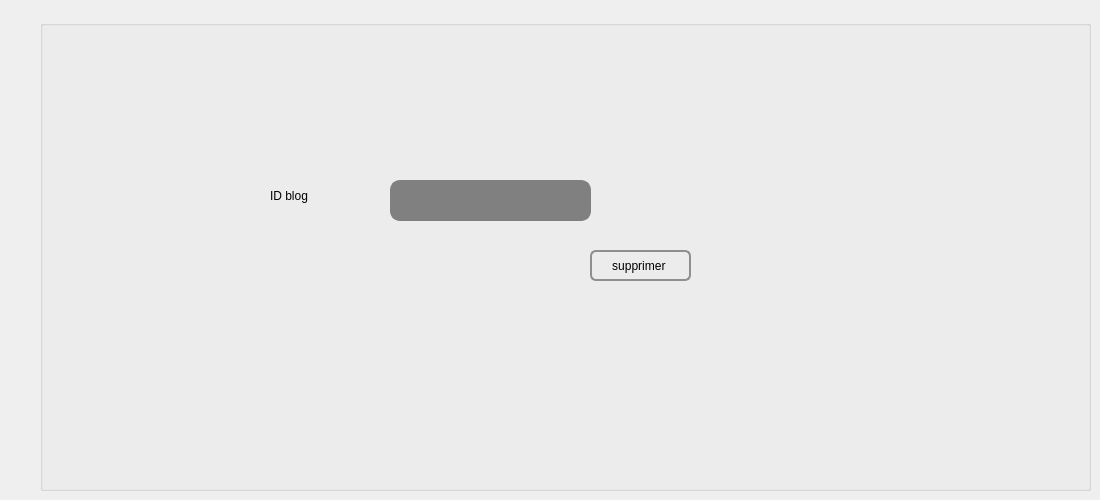
      <widget class="QWidget" name="tab_30">
       <attribute name="title">
        <string>supprimer blog </string>
       </attribute>
       <widget class="QGroupBox" name="groupBox_33">
        <property name="geometry">
         <rect>
          <x>40</x>
          <y>20</y>
          <width>1051</width>
          <height>471</height>
         </rect>
        </property>
        <property name="styleSheet">
         <string notr="true">QGroupBox {
    background-color: qlineargradient(x1: 0, y1: 0, x2: 0, y2: 1,
                                      stop: 0 #E0E0E0, stop: 1 #FFFFFF);
    border: 2px solid gray;
    border-radius: 5px;
    margin-top: 1ex; /* leave space at the top for the title */
}

QGroupBox::title {
    subcontrol-origin: margin;
    subcontrol-position: top center; /* position at the top center */
    padding: 0 3px;
    background-color: qlineargradient(x1: 0, y1: 0, x2: 0, y2: 1,
                                      stop: 0 #FF0ECE, stop: 1 #FFFFFF);
}font: 25 8pt &quot;Footlight MT Light&quot;;</string>
        </property>
        <property name="title">
         <string/>
        </property>
        <widget class="QPushButton" name="supprimer_blog">
         <property name="geometry">
          <rect>
           <x>550</x>
           <y>230</y>
           <width>101</width>
           <height>31</height>
          </rect>
         </property>
         <property name="styleSheet">
          <string notr="true">QPushButton {
    border: 2px solid #8f8f91;
    border-radius: 6px;
    background-color: qlineargradient(x1: 0, y1: 0, x2: 0, y2: 1,
                                      stop: 0 #f6f7fa, stop: 1 #dadbde);
    min-width: 80px;
}

QPushButton:pressed {
    background-color: qlineargradient(x1: 0, y1: 0, x2: 0, y2: 1,
                                      stop: 0 #dadbde, stop: 1 #f6f7fa);
}

QPushButton:flat {
    border: none; /* no border for a flat push button */
}

QPushButton:default {
    border-color: navy; /* make the default button prominent */
}</string>
         </property>
         <property name="text">
          <string>supprimer </string>
         </property>
         <property name="icon">
          <iconset resource="imagee.qrc">
           <normaloff>:/pics/delete.png</normaloff>:/pics/delete.png</iconset>
         </property>
        </widget>
        <widget class="QLabel" name="label_143">
         <property name="geometry">
          <rect>
           <x>230</x>
           <y>160</y>
           <width>131</width>
           <height>31</height>
          </rect>
         </property>
         <property name="styleSheet">
          <string notr="true">font: 25 15pt &quot;Footlight MT Light&quot;;</string>
         </property>
         <property name="text">
          <string>ID blog </string>
         </property>
        </widget>
        <widget class="QLineEdit" name="id_blog_supp">
         <property name="geometry">
          <rect>
           <x>350</x>
           <y>160</y>
           <width>201</width>
           <height>41</height>
          </rect>
         </property>
         <property name="styleSheet">
          <string notr="true">QLineEdit {
    border: 2px solid gray;
    border-radius: 10px;
    padding: 0 8px;
    background: grey;
    selection-background-color: darkgray;
}
</string>
         </property>
        </widget>
        <widget class="QLabel" name="label_156">
         <property name="geometry">
          <rect>
           <x>880</x>
           <y>20</y>
           <width>121</width>
           <height>161</height>
          </rect>
         </property>
         <property name="styleSheet">
          <string notr="true">image: url(:/delete.png);</string>
         </property>
         <property name="text">
          <string/>
         </property>
        </widget>
       </widget>
      </widget>
